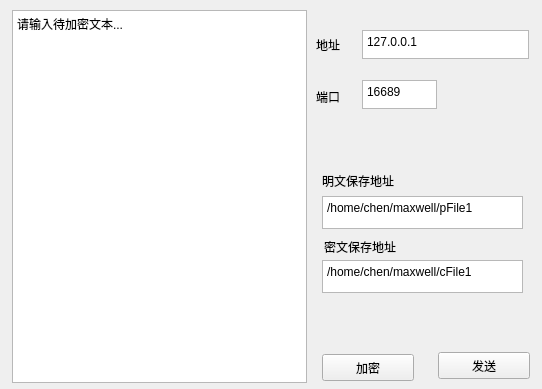
<?xml version="1.0" encoding="UTF-8"?>
<ui version="4.0">
 <class>MainWindow</class>
 <widget class="QMainWindow" name="MainWindow">
  <property name="geometry">
   <rect>
    <x>0</x>
    <y>0</y>
    <width>542</width>
    <height>389</height>
   </rect>
  </property>
  <property name="windowTitle">
   <string>xxx客户端</string>
  </property>
  <widget class="QWidget" name="centralWidget">
   <widget class="QPushButton" name="encryBtn">
    <property name="geometry">
     <rect>
      <x>322</x>
      <y>354</y>
      <width>92</width>
      <height>27</height>
     </rect>
    </property>
    <property name="text">
     <string>加密</string>
    </property>
   </widget>
   <widget class="QPushButton" name="sendBtn">
    <property name="geometry">
     <rect>
      <x>438</x>
      <y>352</y>
      <width>92</width>
      <height>27</height>
     </rect>
    </property>
    <property name="text">
     <string>发送</string>
    </property>
   </widget>
   <widget class="QPlainTextEdit" name="plainText">
    <property name="geometry">
     <rect>
      <x>12</x>
      <y>10</y>
      <width>295</width>
      <height>373</height>
     </rect>
    </property>
    <property name="styleSheet">
     <string notr="true">font: 14pt &quot;Abyssinica SIL&quot;;</string>
    </property>
    <property name="plainText">
     <string>请输入待加密文本...</string>
    </property>
   </widget>
   <widget class="QPlainTextEdit" name="addressT">
    <property name="geometry">
     <rect>
      <x>362</x>
      <y>30</y>
      <width>167</width>
      <height>29</height>
     </rect>
    </property>
    <property name="plainText">
     <string>127.0.0.1</string>
    </property>
   </widget>
   <widget class="QPlainTextEdit" name="portT">
    <property name="geometry">
     <rect>
      <x>362</x>
      <y>80</y>
      <width>75</width>
      <height>29</height>
     </rect>
    </property>
    <property name="plainText">
     <string>16689</string>
    </property>
   </widget>
   <widget class="QLabel" name="addressL">
    <property name="geometry">
     <rect>
      <x>316</x>
      <y>36</y>
      <width>37</width>
      <height>17</height>
     </rect>
    </property>
    <property name="text">
     <string>地址</string>
    </property>
   </widget>
   <widget class="QLabel" name="portL">
    <property name="geometry">
     <rect>
      <x>316</x>
      <y>88</y>
      <width>37</width>
      <height>17</height>
     </rect>
    </property>
    <property name="text">
     <string>端口</string>
    </property>
   </widget>
   <widget class="QPlainTextEdit" name="pFilepath">
    <property name="geometry">
     <rect>
      <x>322</x>
      <y>196</y>
      <width>201</width>
      <height>33</height>
     </rect>
    </property>
    <property name="styleSheet">
     <string notr="true">font: 12pt &quot;Abyssinica SIL&quot;;</string>
    </property>
    <property name="plainText">
     <string>/home/chen/maxwell/pFile1</string>
    </property>
   </widget>
   <widget class="QPlainTextEdit" name="cFilepath">
    <property name="geometry">
     <rect>
      <x>322</x>
      <y>260</y>
      <width>201</width>
      <height>33</height>
     </rect>
    </property>
    <property name="styleSheet">
     <string notr="true">font: 12pt &quot;Abyssinica SIL&quot;;</string>
    </property>
    <property name="plainText">
     <string>/home/chen/maxwell/cFile1</string>
    </property>
   </widget>
   <widget class="QLabel" name="pFilepathL">
    <property name="geometry">
     <rect>
      <x>322</x>
      <y>172</y>
      <width>125</width>
      <height>17</height>
     </rect>
    </property>
    <property name="text">
     <string>明文保存地址</string>
    </property>
   </widget>
   <widget class="QLabel" name="cFilepathT">
    <property name="geometry">
     <rect>
      <x>324</x>
      <y>238</y>
      <width>125</width>
      <height>17</height>
     </rect>
    </property>
    <property name="text">
     <string>密文保存地址</string>
    </property>
   </widget>
  </widget>
 </widget>
 <layoutdefault spacing="6" margin="11"/>
 <resources/>
 <connections/>
</ui>
